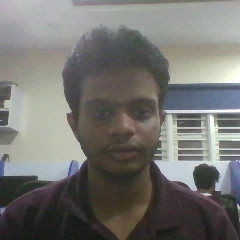
#> input picture profile_photos/face_user.webp, 240 x 240 px, given in place of the camera
$ python 'envirnoment validation.py'
#> lines starting #> are read from the running program, lines starting #| are printed output that depends on the picture; after the words box and inside, x2 and y2 are one past the last pixel; in counts of white or black regions, pixels touching at a corner belong together
"""
FR-1.3: Environmental Validation
---------------------------------
Real-time verification of:
  1. Face presence
  2. Lighting sufficiency
  3. Frame positioning
before confirming biometric registration.

Requires: opencv-python, numpy
    pip install opencv-python numpy
"""

import cv2
import numpy as np
import time
from dataclasses import dataclass, field
from typing import Optional, Tuple, List


# ---------------------------------------------------------------------------
# Result containers
# ---------------------------------------------------------------------------

@dataclass
class CheckResult:
    passed: bool
    message: str
    details: dict = field(default_factory=dict)


@dataclass
class ValidationResult:
    face_presence: CheckResult
    lighting: CheckResult
    positioning: CheckResult

    @property
    def passed(self) -> bool:
        return (
            self.face_presence.passed
            and self.lighting.passed
            and self.positioning.passed
        )

    def failure_reasons(self) -> List[str]:
        reasons = []
        for check in (self.face_presence, self.lighting, self.positioning):
            if not check.passed:
                reasons.append(check.message)
        return reasons


# ---------------------------------------------------------------------------
# FR-1.3.1 — Face Presence Detection
# ---------------------------------------------------------------------------

class FacePresenceValidator:
    """Detects whether exactly one face is present in the frame."""

    def __init__(self, min_face_ratio: float = 0.05):
        # Haar cascade ships with opencv-python, no separate download needed
        cascade_path = cv2.data.haarcascades + "haarcascade_frontalface_default.xml"
        self.detector = cv2.CascadeClassifier(cascade_path)
        if self.detector.empty():
            raise RuntimeError("Failed to load face cascade classifier")
        self.min_face_ratio = min_face_ratio  # face area / frame area minimum

    def validate(self, frame: np.ndarray) -> Tuple[CheckResult, Optional[Tuple[int, int, int, int]]]:
        gray = cv2.cvtColor(frame, cv2.COLOR_BGR2GRAY)
        gray = cv2.equalizeHist(gray)

        faces = self.detector.detectMultiScale(
            gray,
            scaleFactor=1.1,
            minNeighbors=6,
            minSize=(80, 80),
        )

        frame_area = frame.shape[0] * frame.shape[1]
        # Filter out spuriously small detections
        faces = [
            f for f in faces
            if (f[2] * f[3]) / frame_area >= self.min_face_ratio
        ]

        if len(faces) == 0:
            return CheckResult(False, "No face detected. Please face the camera."), None

        if len(faces) > 1:
            return CheckResult(
                False,
                "Multiple faces detected. Only one person should be in frame.",
                {"count": len(faces)},
            ), None

        face_box = tuple(faces[0])  # (x, y, w, h)
        return CheckResult(True, "Face detected.", {"box": face_box}), face_box


# ---------------------------------------------------------------------------
# FR-1.3.2 — Lighting Sufficiency
# ---------------------------------------------------------------------------

class LightingValidator:
    """Checks brightness, contrast, and lighting uniformity over the face ROI."""

    def __init__(
        self,
        min_brightness: float = 60.0,
        max_brightness: float = 200.0,
        min_contrast: float = 20.0,
        max_quadrant_imbalance: float = 60.0,
    ):
        self.min_brightness = min_brightness
        self.max_brightness = max_brightness
        self.min_contrast = min_contrast
        self.max_quadrant_imbalance = max_quadrant_imbalance

    def validate(self, frame: np.ndarray, face_box: Tuple[int, int, int, int]) -> CheckResult:
        x, y, w, h = face_box
        roi = frame[y:y + h, x:x + w]
        if roi.size == 0:
            return CheckResult(False, "Unable to sample lighting on face region.")

        gray_roi = cv2.cvtColor(roi, cv2.COLOR_BGR2GRAY)
        mean_brightness = float(np.mean(gray_roi))
        contrast = float(np.std(gray_roi))

        if mean_brightness < self.min_brightness:
            return CheckResult(
                False,
                "Lighting too dim. Move to a brighter area.",
                {"brightness": mean_brightness},
            )

        if mean_brightness > self.max_brightness:
            return CheckResult(
                False,
                "Lighting too bright / glare detected. Reduce direct light or backlight.",
                {"brightness": mean_brightness},
            )

        if contrast < self.min_contrast:
            return CheckResult(
                False,
                "Low contrast / flat lighting. Facial features are not clearly visible.",
                {"contrast": contrast},
            )

        # Quadrant balance check: catches harsh side-lighting or shadows
        h2, w2 = gray_roi.shape[0] // 2, gray_roi.shape[1] // 2
        quadrants = [
            gray_roi[0:h2, 0:w2],
            gray_roi[0:h2, w2:],
            gray_roi[h2:, 0:w2],
            gray_roi[h2:, w2:],
        ]
        quad_means = [float(np.mean(q)) for q in quadrants if q.size > 0]
        imbalance = max(quad_means) - min(quad_means) if quad_means else 0.0

        if imbalance > self.max_quadrant_imbalance:
            return CheckResult(
                False,
                "Uneven lighting across face. Avoid strong side lighting or shadows.",
                {"imbalance": imbalance},
            )

        return CheckResult(
            True,
            "Lighting sufficient.",
            {"brightness": mean_brightness, "contrast": contrast, "imbalance": imbalance},
        )


# ---------------------------------------------------------------------------
# FR-1.3.3 — Frame Positioning
# ---------------------------------------------------------------------------

class FramePositioningValidator:
    """Checks that the face is centered, correctly sized, and fully within frame."""

    def __init__(
        self,
        center_tolerance: float = 0.15,   # fraction of frame dimension
        min_face_ratio: float = 0.12,     # face area / frame area
        max_face_ratio: float = 0.55,
        edge_margin_px: int = 5,
    ):
        self.center_tolerance = center_tolerance
        self.min_face_ratio = min_face_ratio
        self.max_face_ratio = max_face_ratio
        self.edge_margin_px = edge_margin_px

    def validate(self, frame: np.ndarray, face_box: Tuple[int, int, int, int]) -> CheckResult:
        frame_h, frame_w = frame.shape[:2]
        x, y, w, h = face_box

        # 1. Edge containment — face must not be cut off by frame border
        if (
            x <= self.edge_margin_px
            or y <= self.edge_margin_px
            or (x + w) >= (frame_w - self.edge_margin_px)
            or (y + h) >= (frame_h - self.edge_margin_px)
        ):
            return CheckResult(
                False,
                "Face is too close to the frame edge. Center yourself in view.",
                {"box": face_box},
            )

        # 2. Centering
        face_cx, face_cy = x + w / 2, y + h / 2
        frame_cx, frame_cy = frame_w / 2, frame_h / 2

        dx = abs(face_cx - frame_cx) / frame_w
        dy = abs(face_cy - frame_cy) / frame_h

        if dx > self.center_tolerance or dy > self.center_tolerance:
            return CheckResult(
                False,
                "Face not centered. Please align with the on-screen guide.",
                {"dx": dx, "dy": dy},
            )

        # 3. Distance / scale via face-to-frame area ratio
        face_ratio = (w * h) / (frame_w * frame_h)

        if face_ratio < self.min_face_ratio:
            return CheckResult(
                False,
                "Face too far from camera. Move closer.",
                {"face_ratio": face_ratio},
            )

        if face_ratio > self.max_face_ratio:
            return CheckResult(
                False,
                "Face too close to camera. Move back slightly.",
                {"face_ratio": face_ratio},
            )

        return CheckResult(
            True,
            "Positioning correct.",
            {"dx": dx, "dy": dy, "face_ratio": face_ratio},
        )


# ---------------------------------------------------------------------------
# Orchestrator — combines all three checks
# ---------------------------------------------------------------------------

class EnvironmentalValidator:
    def __init__(self):
        self.face_validator = FacePresenceValidator()
        self.lighting_validator = LightingValidator()
        self.positioning_validator = FramePositioningValidator()

    def validate_frame(self, frame: np.ndarray) -> ValidationResult:
        face_result, face_box = self.face_validator.validate(frame)

        if not face_result.passed:
            skipped = CheckResult(False, "Skipped — no valid face.")
            return ValidationResult(face_result, skipped, skipped)

        lighting_result = self.lighting_validator.validate(frame, face_box)
        positioning_result = self.positioning_validator.validate(frame, face_box)

        return ValidationResult(face_result, lighting_result, positioning_result)


# ---------------------------------------------------------------------------
# Overlay styling
# ---------------------------------------------------------------------------

_INK = (30, 30, 30)          # near-black text, BGR
_MUTED = (110, 110, 110)     # secondary text
_GREEN = (76, 175, 80)       # pass
_RED = (60, 60, 220)         # fail
_PANEL_BG = (255, 255, 255)  # white panel
_TRACK_BG = (224, 224, 224)  # progress bar track
_FONT = cv2.FONT_HERSHEY_DUPLEX  # cleaner / more legible than SIMPLEX


def _rounded_rect(img, pt1, pt2, color, radius=12, thickness=-1):
    """Draws a filled (or outlined) rectangle with rounded corners."""
    x1, y1 = pt1
    x2, y2 = pt2
    r = radius
    if thickness < 0:
        cv2.rectangle(img, (x1 + r, y1), (x2 - r, y2), color, -1)
        cv2.rectangle(img, (x1, y1 + r), (x2, y2 - r), color, -1)
        for cx, cy in [(x1 + r, y1 + r), (x2 - r, y1 + r), (x1 + r, y2 - r), (x2 - r, y2 - r)]:
            cv2.circle(img, (cx, cy), r, color, -1)
    else:
        cv2.ellipse(img, (x1 + r, y1 + r), (r, r), 180, 0, 90, color, thickness)
        cv2.ellipse(img, (x2 - r, y1 + r), (r, r), 270, 0, 90, color, thickness)
        cv2.ellipse(img, (x1 + r, y2 - r), (r, r), 90, 0, 90, color, thickness)
        cv2.ellipse(img, (x2 - r, y2 - r), (r, r), 0, 0, 90, color, thickness)
        cv2.line(img, (x1 + r, y1), (x2 - r, y1), color, thickness)
        cv2.line(img, (x1 + r, y2), (x2 - r, y2), color, thickness)
        cv2.line(img, (x1, y1 + r), (x1, y2 - r), color, thickness)
        cv2.line(img, (x2, y1 + r), (x2, y2 - r), color, thickness)


def draw_status_panel(frame, result: ValidationResult, consecutive_passes: int,
                       required_passes: int) -> np.ndarray:
    """Renders a clean, card-style status panel in the top-left corner
    instead of raw cv2.putText lines: a translucent white card, a colored
    dot + label + detail per check, and a progress bar toward confirmation.
    """
    h, w = frame.shape[:2]
    margin = 14
    panel_w = min(360, w - 2 * margin)
    panel_h = 168
    x0, y0 = margin, margin

    # translucent white card behind the text for readability over any background
    card = frame.copy()
    _rounded_rect(card, (x0, y0), (x0 + panel_w, y0 + panel_h), _PANEL_BG, radius=14)
    frame = cv2.addWeighted(card, 0.88, frame, 0.12, 0)
    _rounded_rect(frame, (x0, y0), (x0 + panel_w, y0 + panel_h), (210, 210, 210), radius=14, thickness=1)

    checks = [
        ("Face", result.face_presence),
        ("Lighting", result.lighting),
        ("Position", result.positioning),
    ]

    pad_x, pad_y = 18, 30
    line_gap = 34
    for i, (label, check) in enumerate(checks):
        cy = y0 + pad_y + i * line_gap
        dot_color = _GREEN if check.passed else _RED
        cv2.circle(frame, (x0 + pad_x, cy - 5), 6, dot_color, -1)

        label_text = f"{label}"
        cv2.putText(frame, label_text, (x0 + pad_x + 18, cy), _FONT, 0.55, _INK, 1, cv2.LINE_AA)

        detail = "OK" if check.passed else check.message
        (label_w, _), _ = cv2.getTextSize(label_text, _FONT, 0.55, 1)
        cv2.putText(frame, detail, (x0 + pad_x + 30 + label_w, cy), _FONT, 0.5, _MUTED, 1, cv2.LINE_AA)

    # progress bar toward stable confirmation
    bar_y = y0 + pad_y + len(checks) * line_gap + 6
    bar_x0 = x0 + pad_x
    bar_w = panel_w - 2 * pad_x
    bar_h = 8
    progress = min(consecutive_passes / required_passes, 1.0)

    _rounded_rect(frame, (bar_x0, bar_y), (bar_x0 + bar_w, bar_y + bar_h), _TRACK_BG, radius=4)
    if progress > 0:
        fill_color = _GREEN if progress >= 1.0 else (66, 133, 244)
        _rounded_rect(frame, (bar_x0, bar_y), (bar_x0 + int(bar_w * progress), bar_y + bar_h),
                      fill_color, radius=4)

    status_text = "Ready — hold still" if result.passed else "Adjust and hold still"
    cv2.putText(frame, status_text, (bar_x0, bar_y + 28), _FONT, 0.5, _INK, 1, cv2.LINE_AA)

    return frame


# ---------------------------------------------------------------------------
# Real-time registration gate demo
# ---------------------------------------------------------------------------

def run_registration_gate(required_consecutive_passes: int = 15):
    """
    Opens the webcam and only confirms registration once all three checks
    pass for `required_consecutive_passes` consecutive frames (~0.5s at
    30fps), preventing a single lucky frame from triggering registration.
    """
#> called with required_consecutive_passes = 15
    validator = EnvironmentalValidator()
    cap = cv2.VideoCapture(0)

    if not cap.isOpened():
        raise RuntimeError("Could not open webcam.")

    consecutive_passes = 0

    try:
        while True:
            ok, frame = cap.read()
#> frame is the input picture: shape (240, 240, 3); mean B, G, R 112.2, 115.6, 116.4
            if not ok:
                break

            result = validator.validate_frame(frame)
#> in validate, `gray = cv2.equalizeHist(gray)`:
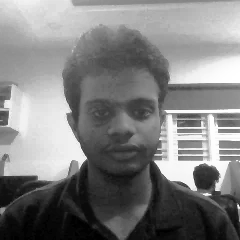
#> gray: shape (240, 240); min 0, max 255, mean 128.3
#> in validate, `faces = self.detector.detectMultiScale( gray, scaleFactor=1.1, minNeig..`: faces = [[68, 70, 103, 103]]
#> in validate, `face_box = tuple(faces[0])`: face_box = (68, 70, 103, 103)
#> in validate, `x, y, w, h = face_box`: x = 68; y = 70; w = 103
#> in validate, `roi = frame[y:y + h, x:x + w]`:
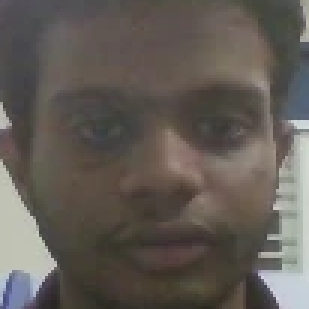
#> roi: shape (103, 103, 3) (shown 3 times larger); mean B, G, R 85.8, 91.7, 97.9
#> in validate, `mean_brightness = float(np.mean(gray_roi))`: mean_brightness = 92.88
#> in validate, `contrast = float(np.std(gray_roi))`: contrast = 36.59
#> in validate, `quad_means = [float(np.mean(q)) for q in quadrants if q.size > 0]`: quad_means = [82.56, 91.74, 92.52, 104.3]
#> in validate, `imbalance = max(quad_means) - min(quad_means) if quad_means else 0.0`: imbalance = 21.7
#> in validate, `x, y, w, h = face_box`: x = 68; y = 70; w = 103
#> in validate, `face_cx, face_cy = x + w / 2, y + h / 2`: face_cx = 119.5; face_cy = 121.5
#> in validate, `dx = abs(face_cx - frame_cx) / frame_w`: dx = 0.00208
#> in validate, `dy = abs(face_cy - frame_cy) / frame_h`: dy = 0.00625
#> in validate, `face_ratio = (w * h) / (frame_w * frame_h)`: face_ratio = 0.184

            if result.passed:
                consecutive_passes += 1
            else:
                consecutive_passes = 0

            frame = draw_status_panel(frame, result, consecutive_passes, required_consecutive_passes)
#> in _rounded_rect, `cv2.rectangle(img, (x1, y1 + r), (x2, y2 - r), color, -1)`: img: shape (240, 240, 3); mean B, G, R 190.5, 191, 191.8
#> after the loop in _rounded_rect, `for cx, cy in [(x1 + r, y1 + r), (x2 - r, y1 + r), (x1 + r, y2 - r), (..`:
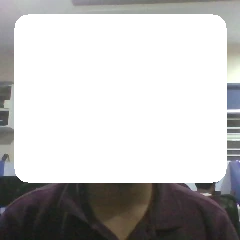
#> img: shape (240, 240, 3); mean B, G, R 191.5, 192, 192.9
#> call 2 of _rounded_rect, with pt1 = (14, 14), pt2 = (226, 182), color = (210, 210, 210), radius = 14, thickness = 1
#> in _rounded_rect (call 2), `cv2.ellipse(img, (x2 - r, y1 + r), (r, r), 270, 0, 90, color, thickness)`: img: shape (240, 240, 3); mean B, G, R 181.9, 182.8, 183.7
#> in _rounded_rect (call 2), `cv2.ellipse(img, (x1 + r, y2 - r), (r, r), 90, 0, 90, color, thickness)`: img: shape (240, 240, 3); mean B, G, R 181.9, 182.8, 183.7
#> in _rounded_rect (call 2), `cv2.ellipse(img, (x2 - r, y2 - r), (r, r), 0, 0, 90, color, thickness)`: img: shape (240, 240, 3); mean B, G, R 181.9, 182.8, 183.7
#> in _rounded_rect (call 2), `cv2.line(img, (x1 + r, y1), (x2 - r, y1), color, thickness)`: img: shape (240, 240, 3); mean B, G, R 181.8, 182.7, 183.6
#> in _rounded_rect (call 2), `cv2.line(img, (x1 + r, y2), (x2 - r, y2), color, thickness)`: img: shape (240, 240, 3); mean B, G, R 181.7, 182.6, 183.5
#> in _rounded_rect (call 2), `cv2.line(img, (x1, y1 + r), (x1, y2 - r), color, thickness)`: img: shape (240, 240, 3); mean B, G, R 181.7, 182.5, 183.4
#> in _rounded_rect (call 2), `cv2.line(img, (x2, y1 + r), (x2, y2 - r), color, thickness)`:
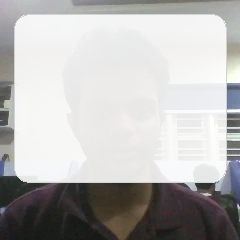
#> img: shape (240, 240, 3); mean B, G, R 181.6, 182.5, 183.3
#> the loop in draw_status_panel, `for i, (label, check) in enumerate(checks):` made 3 passes
#> label_w on passes 1 to 3: 42, 70, 69
#> after the loop in draw_status_panel, `for i, (label, check) in enumerate(checks):`:
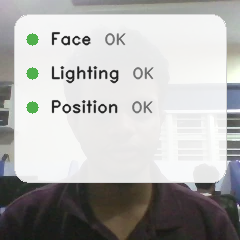
#> frame: shape (240, 240, 3); 4.19% of pixels changed, all inside (x1, y1, x2, y2) = (26, 31, 154, 114)
#> call 3 of _rounded_rect, with pt1 = (32, 152), pt2 = (208, 160), color = (224, 224, 224), radius = 4, thickness = -1
#> in _rounded_rect (call 3), `cv2.rectangle(img, (x1 + r, y1), (x2 - r, y2), color, -1)`:
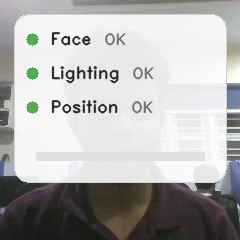
#> img: shape (240, 240, 3); 6.83% of pixels changed, all inside (x1, y1, x2, y2) = (26, 31, 205, 161)
#> in _rounded_rect (call 3), `cv2.rectangle(img, (x1, y1 + r), (x2, y2 - r), color, -1)`: img: shape (240, 240, 3); 0.01% of pixels changed, all inside (x1, y1, x2, y2) = (32, 156, 209, 157)
#> after the loop in _rounded_rect (call 3), `for cx, cy in [(x1 + r, y1 + r), (x2 - r, y1 + r), (x1 + r, y2 - r), (..`: img: shape (240, 240, 3); mean B, G, R 176.7, 178.1, 178.4
#> in _rounded_rect (call 4), `cv2.rectangle(img, (x1 + r, y1), (x2 - r, y2), color, -1)`: img: shape (240, 240, 3); mean B, G, R 176.6, 178.1, 178.4
#> in _rounded_rect (call 4), `cv2.rectangle(img, (x1, y1 + r), (x2, y2 - r), color, -1)`: img: shape (240, 240, 3); mean B, G, R 176.6, 178.1, 178.4
#> after the loop in _rounded_rect (call 4), `for cx, cy in [(x1 + r, y1 + r), (x2 - r, y1 + r), (x1 + r, y2 - r), (..`: img: shape (240, 240, 3); mean B, G, R 176.5, 178, 178.4
#> in draw_status_panel, `cv2.putText(frame, status_text, (bar_x0, bar_y + 28), _FONT, 0.5, _INK..`:
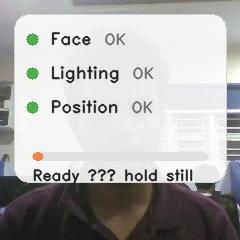
#> frame: shape (240, 240, 3); mean B, G, R 174.3, 175.8, 176.3

            if consecutive_passes >= required_consecutive_passes:
                cv2.imshow("Environmental Validation (FR-1.3)", frame)
                cv2.waitKey(1500)
                print("Registration confirmed.")
                break

            cv2.imshow("Environmental Validation (FR-1.3)", frame)
            if cv2.waitKey(1) & 0xFF == ord("q"):
#> (key q is pressed here)
                break
    finally:
        cap.release()
        cv2.destroyAllWindows()


if __name__ == "__main__":
    run_registration_gate()

$ run again, on profile_photos/lochan.webp
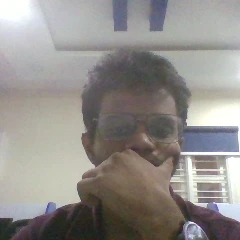
#> input picture profile_photos/lochan.webp, 240 x 240 px, given in place of the camera
#> in run_registration_gate, frame is the input picture: shape (240, 240, 3); mean B, G, R 138.9, 142.4, 146
#> in validate, `gray = cv2.equalizeHist(gray)`:
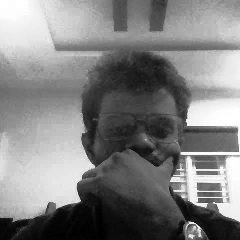
#> gray: shape (240, 240); min 0, max 255, mean 128.4
#> in validate, `faces = self.detector.detectMultiScale( gray, scaleFactor=1.1, minNeig..`: faces = ()
#> in validate, `faces = [ f for f in faces if (f[2] * f[3]) / frame_area >= self.min_f..`: faces = []
#> the loop in draw_status_panel, `for i, (label, check) in enumerate(checks):` made 3 passes
#> label_w on passes 1 to 3: 42, 70, 69
#> in draw_status_panel, `cv2.putText(frame, status_text, (bar_x0, bar_y + 28), _FONT, 0.5, _INK..`:
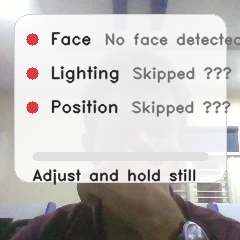
#> frame: shape (240, 240, 3); mean B, G, R 189.8, 191, 193.7

$ run again, on profile_photos/lochan123.webp
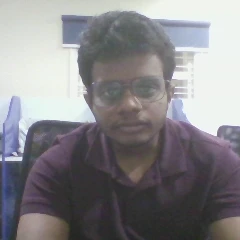
#> input picture profile_photos/lochan123.webp, 240 x 240 px, given in place of the camera
#> in run_registration_gate, frame is the input picture: shape (240, 240, 3); mean B, G, R 137.1, 133.7, 135.2
#> faces = [[84, 56, 90, 90]]
#> in validate, `face_box = tuple(faces[0])`: face_box = (84, 56, 90, 90)
#> in validate, `x, y, w, h = face_box`: x = 84; y = 56; w = 90
#> in validate, `roi = frame[y:y + h, x:x + w]`:
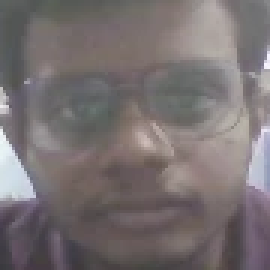
#> roi: shape (90, 90, 3) (shown 3 times larger); mean B, G, R 113.1, 112.2, 119.7
#> mean_brightness = 114.5
#> contrast = 30.14
#> quad_means = [105.7, 131.5, 104.9, 115.9]
#> imbalance = 26.63
#> in validate, `x, y, w, h = face_box`: x = 84; y = 56; w = 90
#> face_cx = 129; face_cy = 101
#> dx = 0.0375
#> dy = 0.0792
#> face_ratio = 0.141
#> the loop in draw_status_panel, `for i, (label, check) in enumerate(checks):` made 3 passes
#> label_w on passes 1 to 3: 42, 70, 69
#> in draw_status_panel, `cv2.putText(frame, status_text, (bar_x0, bar_y + 28), _FONT, 0.5, _INK..`:
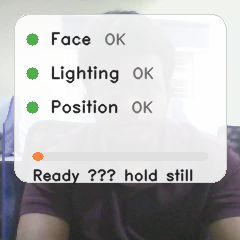
#> frame: shape (240, 240, 3); mean B, G, R 187.2, 186.5, 186.7

$ run again, on profile_photos/test.webp
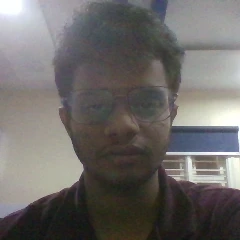
#> input picture profile_photos/test.webp, 240 x 240 px, given in place of the camera
#> in run_registration_gate, frame is the input picture: shape (240, 240, 3); mean B, G, R 104.3, 106.2, 109.4
#> in validate, `faces = self.detector.detectMultiScale( gray, scaleFactor=1.1, minNeig..`: faces = ()
#> in validate, `faces = [ f for f in faces if (f[2] * f[3]) / frame_area >= self.min_f..`: faces = []
#> the loop in draw_status_panel, `for i, (label, check) in enumerate(checks):` made 3 passes
#> label_w on passes 1 to 3: 42, 70, 69
#> in draw_status_panel, `cv2.putText(frame, status_text, (bar_x0, bar_y + 28), _FONT, 0.5, _INK..`:
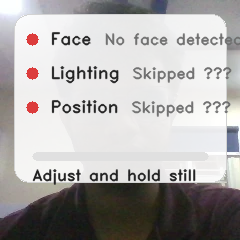
#> frame: shape (240, 240, 3); mean B, G, R 172.6, 173.4, 175.6
